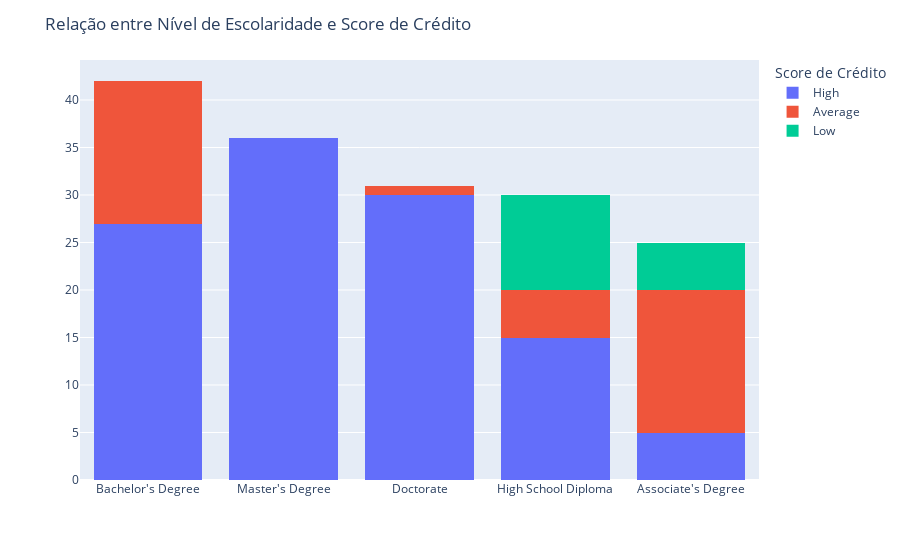

Notebook source saved alongside this figure:
### Code cell
fig = px.histogram(df, x='Education', color='Credit Score', barmode='stack')

fig.update_layout(title='Relação entre Nível de Escolaridade e Score de Crédito',
                  xaxis_title= ' ',
                  yaxis_title= '',
                  legend_title= 'Score de Crédito')
fig.show()

### Figure 1 — Plotly figure (JSON) as saved in the notebook; plotly's stock layout.template omitted (floating-point values rounded to 4 significant figures)
{"data": [{"bingroup": "x", "hovertemplate": "Credit Score=High<br>Education=%{x}<br>count=%{y}<extra></extra>", "legendgroup": "High", "marker": {"color": "#636efa", "pattern": {"shape": ""}}, "name": "High", "orientation": "v", "showlegend": true, "type": "histogram", "x": ["Bachelor's Degree", "Master's Degree", "Doctorate", "High School Diploma", "Bachelor's Degree", "Master's Degree", "Master's Degree", "Doctorate", "High School Diploma", "Bachelor's Degree", "Bachelor's Degree", "Master's Degree", "Doctorate", "High School Diploma", "Bachelor's Degree", "Master's Degree", "Doctorate", "Associate's Degree", "Bachelor's Degree", "Master's Degree", "Doctorate", "Master's Degree", "Doctorate", "High School Diploma", "Bachelor's Degree", "Master's Degree", "Master's Degree", "Doctorate", "High School Diploma", "Bachelor's Degree", "Bachelor's Degree", "Master's Degree", "Doctorate", "High School Diploma", "Bachelor's Degree", "Master's Degree", "Doctorate", "Associate's Degree", "Bachelor's Degree", "Master's Degree", "Doctorate", "Master's Degree", "Doctorate", "Master's Degree", "Doctorate", "High School Diploma", "Bachelor's Degree", "Master's Degree", "Master's Degree", "Doctorate", "High School Diploma", "Bachelor's Degree", "Bachelor's Degree", "Master's Degree", "Doctorate", "High School Diploma", "Bachelor's Degree", "Master's Degree", "Doctorate", "Associate's Degree", "Bachelor's Degree", "Master's Degree", "Doctorate", "Master's Degree", "Doctorate", "Master's Degree", "Doctorate", "High School Diploma", "Bachelor's Degree", "Master's Degree", "Master's Degree", "Doctorate", "High School Diploma", "Bachelor's Degree", "Bachelor's Degree", "Master's Degree", "Doctorate", "High School Diploma", "Bachelor's Degree", "Master's Degree", "Doctorate", "Associate's Degree", "Bachelor's Degree", "Master's Degree", "Doctorate", "Master's Degree", "Doctorate", "Master's Degree", "Doctorate", "Master's Degree", "Doctorate", "Master's Degree", "Bachelor's Degree", "Master's Degree", "Doctorate", "High School Diploma", "Bachelor's Degree", "Master's Degree", "Master's Degree", "Doctorate", "High School Diploma", "Bachelor's Degree", "Bachelor's Degree", "Master's Degree", "Doctorate", "High School Diploma", "Bachelor's Degree", "Master's Degree", "Doctorate", "Associate's Degree", "Bachelor's Degree", "Master's Degree", "Doctorate"], "xaxis": "x", "yaxis": "y"}, {"bingroup": "x", "hovertemplate": "Credit Score=Average<br>Education=%{x}<br>count=%{y}<extra></extra>", "legendgroup": "Average", "marker": {"color": "#EF553B", "pattern": {"shape": ""}}, "name": "Average", "orientation": "v", "showlegend": true, "type": "histogram", "x": ["Associate's Degree", "Bachelor's Degree", "Associate's Degree", "High School Diploma", "Associate's Degree", "Bachelor's Degree", "Associate's Degree", "Bachelor's Degree", "Associate's Degree", "High School Diploma", "Associate's Degree", "Bachelor's Degree", "Bachelor's Degree", "Associate's Degree", "Bachelor's Degree", "Associate's Degree", "High School Diploma", "Associate's Degree", "Bachelor's Degree", "Bachelor's Degree", "Associate's Degree", "Bachelor's Degree", "Associate's Degree", "High School Diploma", "Associate's Degree", "Bachelor's Degree", "Bachelor's Degree", "Bachelor's Degree", "Bachelor's Degree", "Doctorate", "Bachelor's Degree", "Associate's Degree", "Bachelor's Degree", "Associate's Degree", "High School Diploma", "Associate's Degree"], "xaxis": "x", "yaxis": "y"}, {"bingroup": "x", "hovertemplate": "Credit Score=Low<br>Education=%{x}<br>count=%{y}<extra></extra>", "legendgroup": "Low", "marker": {"color": "#00cc96", "pattern": {"shape": ""}}, "name": "Low", "orientation": "v", "showlegend": true, "type": "histogram", "x": ["High School Diploma", "Associate's Degree", "High School Diploma", "High School Diploma", "Associate's Degree", "High School Diploma", "High School Diploma", "Associate's Degree", "High School Diploma", "High School Diploma", "Associate's Degree", "High School Diploma", "High School Diploma", "Associate's Degree", "High School Diploma"], "xaxis": "x", "yaxis": "y"}], "layout": {"barmode": "stack", "legend": {"title": {"text": "Score de Crédito"}, "tracegroupgap": 0}, "margin": {"t": 60}, "title": {"text": "Relação entre Nível de Escolaridade e Score de Crédito"}, "xaxis": {"anchor": "y", "domain": [0, 1], "title": {"text": " "}}, "yaxis": {"anchor": "x", "domain": [0, 1], "title": {"text": ""}}}}
